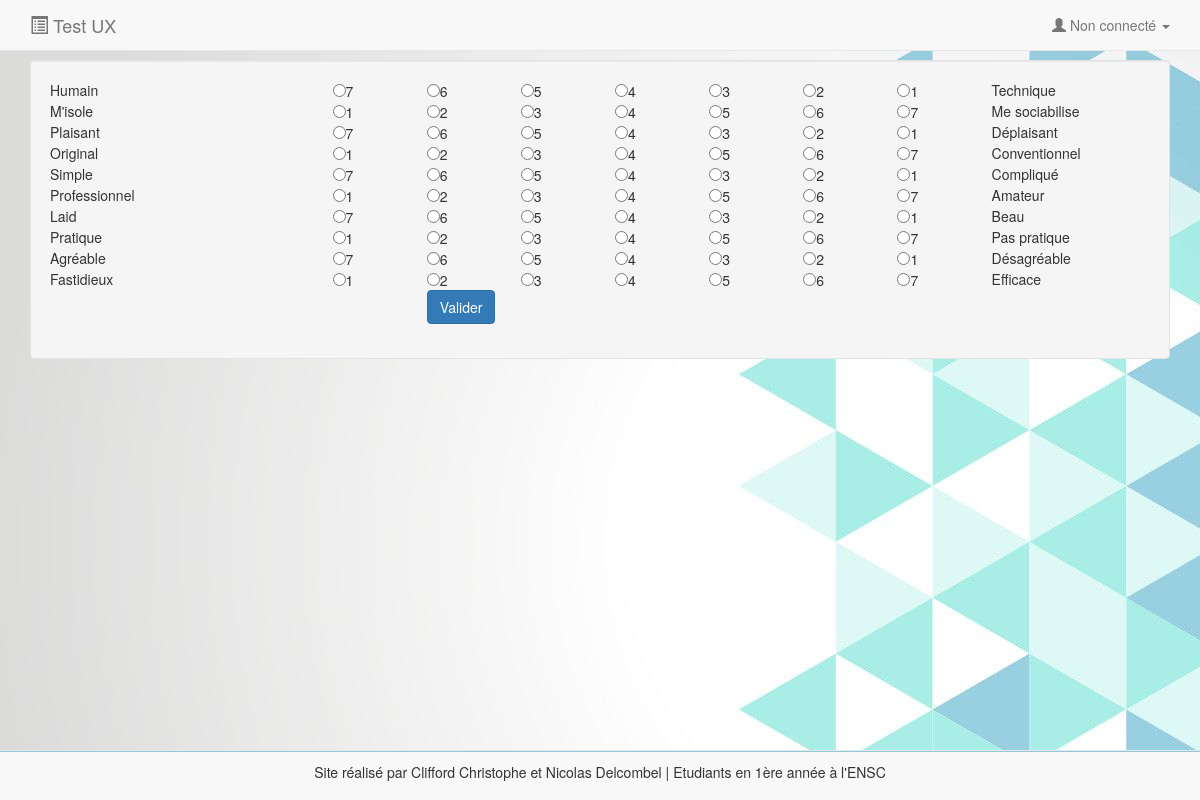
The app's page /attrakdiffq1.php with its own data.
### tables this page shows
create table attrakdiffq (
    quest_id integer not null primary key,
    quest_word1 varchar(20) not null,
    quest_word2 varchar(20) not null
);

### fonctions.php (the view, shortened to what this page needs)
<?php
function questionAttrakdiff($mot1, $mot2, $id)
{
    print "<div class=\"row\"><div class=\"col-lg-3\">".$mot1."</div>";
    if ($id%2==0)
    {
        for ($k= 1; $k <=7; $k++)
        {
            print "<div class= \"col-lg-1\"><input type=\"radio\" name=\"".$id."\" value= \"".$k."\" required>".$k."</div>";
        }
    }
    else
    {
        for ($k= 7; $k >= 1; $k--)
        {
            print "<div class= \"col-lg-1\"><input type=\"radio\" name=\"".$id."\" value= \"".$k."\" required>".$k."</div>";
        }
    }
    print "<div class=\"col-lg-2\">".$mot2."</div>";
    print "</div>";
}
function affichageAttrakdiff($page)
{
    require("connect.php");
    if($page == 1)
    {
        $curseur = $BDD -> query( "SELECT DISTINCT * FROM attrakdiffq WHERE quest_id >= 1 AND quest_id < 11" );
    }
    while ( $tuple = $curseur -> fetch() )
    {
        questionAttrakdiff($tuple["quest_word1"], $tuple["quest_word2"], $tuple["quest_id"]);
    }
}
?>

### header.php (shortened to what this page needs)
<!doctype html>
<html>
    <?php
        require_once('connect.php');
    ?>
    <head>
        <link href="css/bootstrap.min.css" rel="stylesheet">
        <link href="css/style.css" rel="stylesheet">
    </head>
    <body>
        <div class="container">
            <nav class="navbar navbar-default navbar-fixed-top" role="navigation">
                <div class="container">
                    <div class="navbar-header">
                        <a class="navbar-brand" href="index.php"><span class="glyphicon glyphicon-list-alt"></span> Test UX</a>
                    </div>
                    <div class="collapse navbar-collapse" id="navbar-collapse-target">
                        <ul class="nav navbar-nav navbar-right">
                            <li class="dropdown">
                                <a href="#" class="dropdown-toggle" data-toggle="dropdown">
                                    <span class="glyphicon glyphicon-user"></span>
                                    <?php
                                        if(isset($_SESSION['usr_login'])) echo "Bonjour, ".($_SESSION['usr_login']). "<b class='caret'></b>";
                                        elseif(isset($_SESSION['exp_login'])) echo "Bonjour, ".($_SESSION['exp_login']). "<b class='caret'></b>";
                                        else echo "Non connecté <b class='caret'></b>";
                                    ?>
                                </a>
                                    <?php include ("fonctions.php") ?>
                            </li>
                        </ul>
                    </div>
                </div>
            </nav>

### attrakdiffq1.php
<?php
include("header.php");
$sur_id = $_GET['sur_id'];
$usr_id = $_GET['usr_id'];
?>
<div class="well">
    <?php echo '<form class="form-horizontal" role="form" enctype="multipart/form-data" action="attrakdiffr1.php?sur_id=' . $sur_id . '&usr_id=' . $usr_id . '" method="post">'; ?>
        <?php affichageAttrakdiff(1); ?>
        <div class="form-group">
            <div class="col-sm-4 col-sm-offset-4">
                <button type="submit" class="btn btn-default btn-primary">Valider</button>
            </div>
        </div>
    </form>
</div>
<?php include("footer.php"); ?>

### footer.php
            <nav class="navbar navbar-default navbar-fixed-bottom">
                <footer class="footer">Site réalisé par Clifford Christophe et Nicolas Delcombel | Etudiants en 1ère année à l'ENSC</footer>
            </nav>
        </div>
    </body>
</html>

### css/style.css (style rules this page uses)
body { background-image: url(../images/background.jpg); background-attachment: fixed; padding-top: 60px; padding-bottom: 40px; }
.footer { border-top: 1px solid rgb(145, 201, 218); padding-top: 10px; margin-bottom: 10px; text-align: center; }
.well { position: relative; }

### records on screen
attrakdiffq: quest_word1 "Humain", quest_word2 "Technique"
attrakdiffq: quest_word1 "M'isole", quest_word2 "Me sociabilise"
attrakdiffq: quest_word1 "Plaisant", quest_word2 "Déplaisant"
attrakdiffq: quest_word1 "Original", quest_word2 "Conventionnel"
attrakdiffq: quest_word1 "Simple", quest_word2 "Compliqué"
attrakdiffq: quest_word1 "Professionnel", quest_word2 "Amateur"
attrakdiffq: quest_word1 "Laid", quest_word2 "Beau"
attrakdiffq: quest_word1 "Pratique", quest_word2 "Pas pratique"
attrakdiffq: quest_word1 "Agréable", quest_word2 "Désagréable"
attrakdiffq: quest_word1 "Fastidieux", quest_word2 "Efficace"
